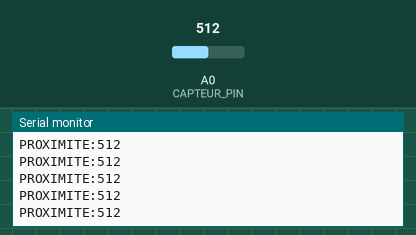
Simulated run of this sketch. Board: Arduino Uno, built with avr-gcc and run on an emulated ATmega328P. Parts: the last lines printed to the serial monitor. The test bench sets the inputs (shaded band); at power-on: A0 (CAPTEUR_PIN) = 512.

Above: at 1.4 s.
1.5 s: A0 (CAPTEUR_PIN) set to 716
At 1.51 s:
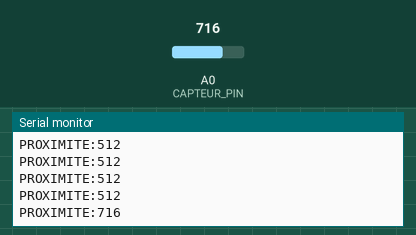
3.0 s: A0 (CAPTEUR_PIN) set to 900
At 3.02 s:
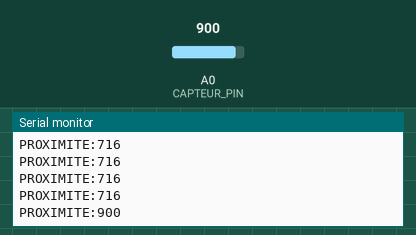
Timing chart, 0 to 6.0 s (numbered marks = the images above; inputs shaded):
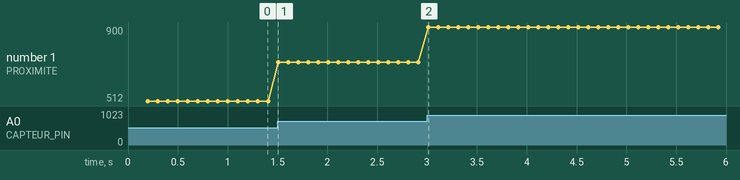

The sketch:

tiva_occupancy_counter.ino
```cpp
/*
 * Tiva C (TM4C123) – Capteur de proximité machine
 * IDE : Energia (compatible Arduino API)
 *
 * Câblage :
 *   Capteur IR/Analogique → PA0 (pin A0)
 *   UART0 → USB/FTDI → PC (COM22, 9600 baud)
 *
 * Protocole série : "PROXIMITE:XXXX\n"  toutes les 100 ms
 *   XXXX = valeur ADC brute (0–4095, ADC 12 bits Tiva)
 *   >= 500 → quelqu'un devant la machine (OCCUPÉE)
 *   <  500 → personne (LIBRE)
 */

const int CAPTEUR_PIN = A0;
const int INTERVAL_MS = 100;   // Envoi toutes les 100 ms

void setup() {
  Serial.begin(9600);
  pinMode(CAPTEUR_PIN, INPUT);
  delay(200);
}

void loop() {
  Serial.print("PROXIMITE:");
  Serial.println(analogRead(CAPTEUR_PIN));
  delay(INTERVAL_MS);
}
```

Measured:
- after the input at 1.5 s, the serial monitor: prints a new line at once (image 1)
- after the input at 3.0 s, the serial monitor: prints a new line at once (image 2)
- plotted number 1: 512 → 716 after the input at 1.5 s, 716 → 900 after the input at 3.0 s
